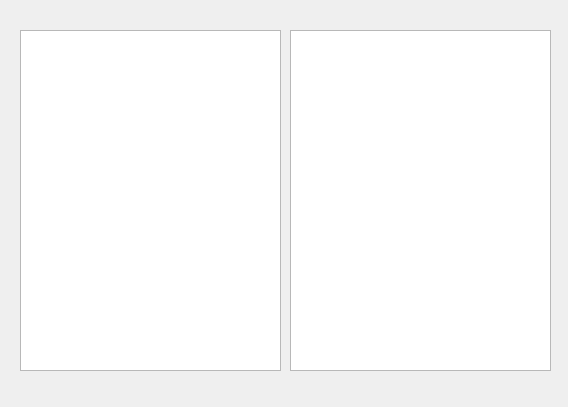
<?xml version="1.0" encoding="UTF-8"?>
<ui version="4.0">
 <class>DisplayDialog</class>
 <widget class="QDialog" name="DisplayDialog">
  <property name="geometry">
   <rect>
    <x>0</x>
    <y>0</y>
    <width>568</width>
    <height>407</height>
   </rect>
  </property>
  <property name="windowTitle">
   <string>Dialog</string>
  </property>
  <property name="styleSheet">
   <string notr="true"/>
  </property>
  <widget class="QTextEdit" name="leftBook">
   <property name="geometry">
    <rect>
     <x>20</x>
     <y>30</y>
     <width>261</width>
     <height>341</height>
    </rect>
   </property>
  </widget>
  <widget class="QTextEdit" name="rightBook">
   <property name="geometry">
    <rect>
     <x>290</x>
     <y>30</y>
     <width>261</width>
     <height>341</height>
    </rect>
   </property>
  </widget>
 </widget>
 <resources/>
 <connections/>
</ui>
